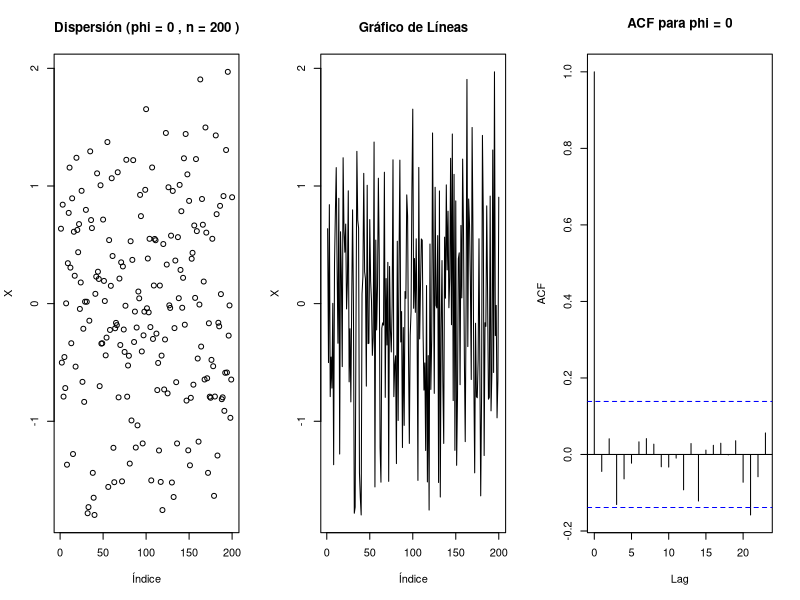
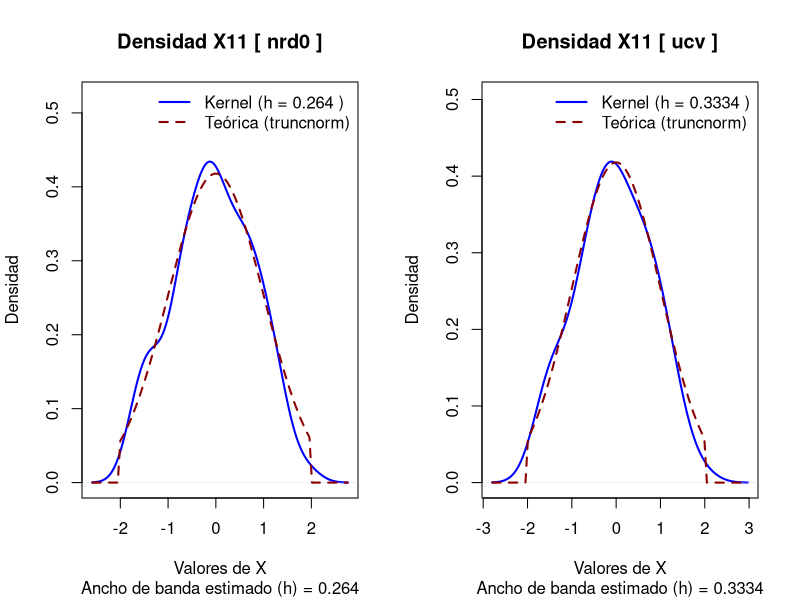
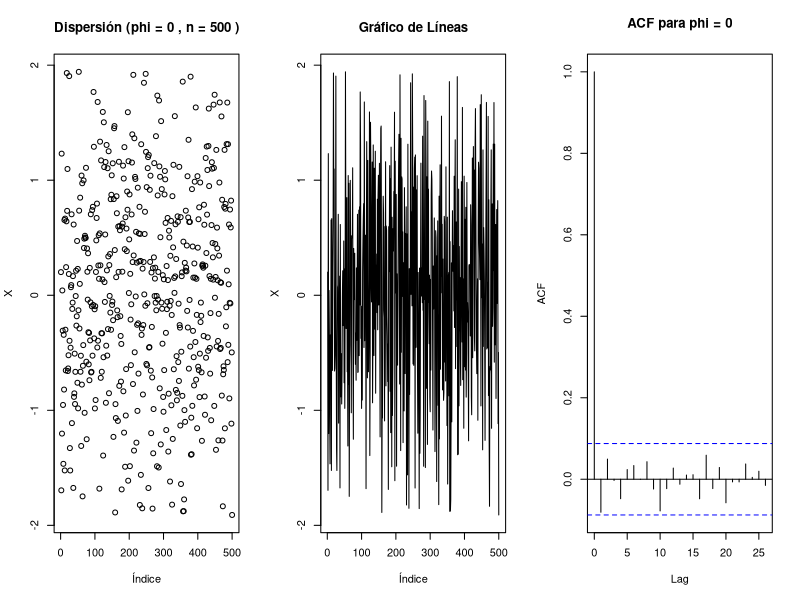
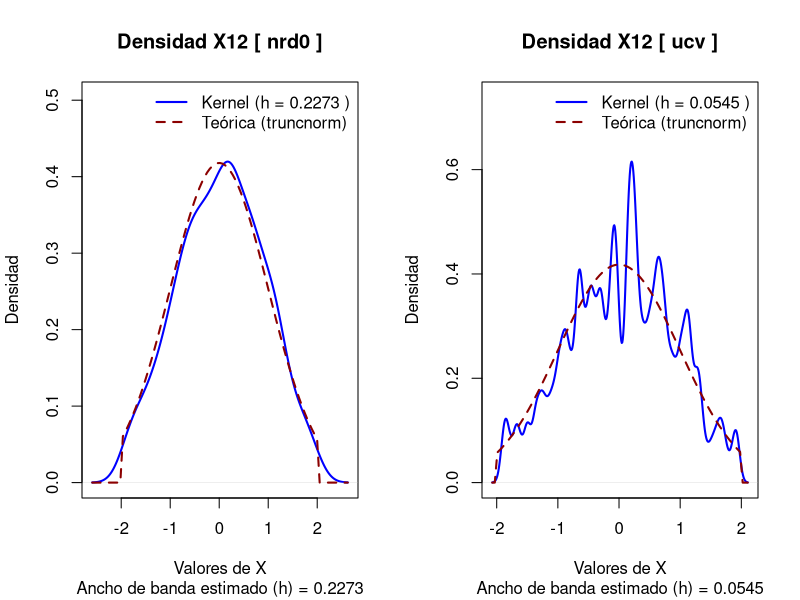
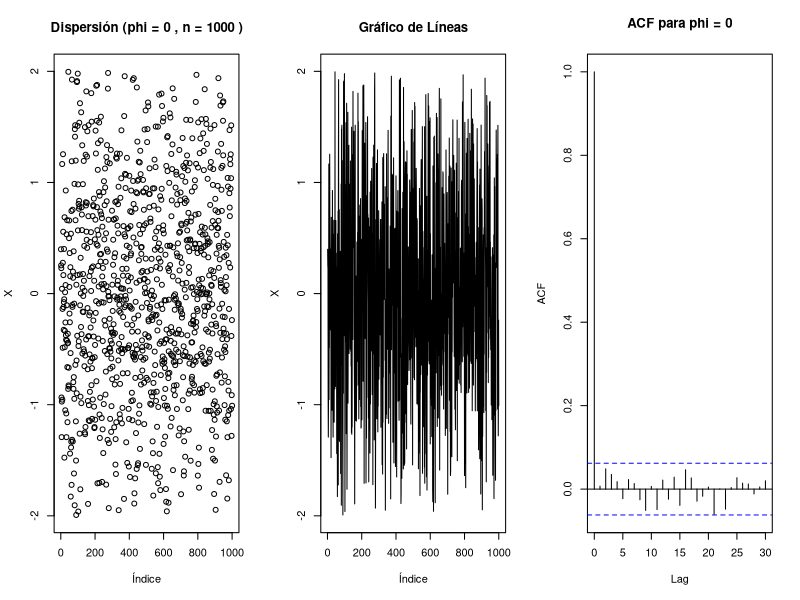
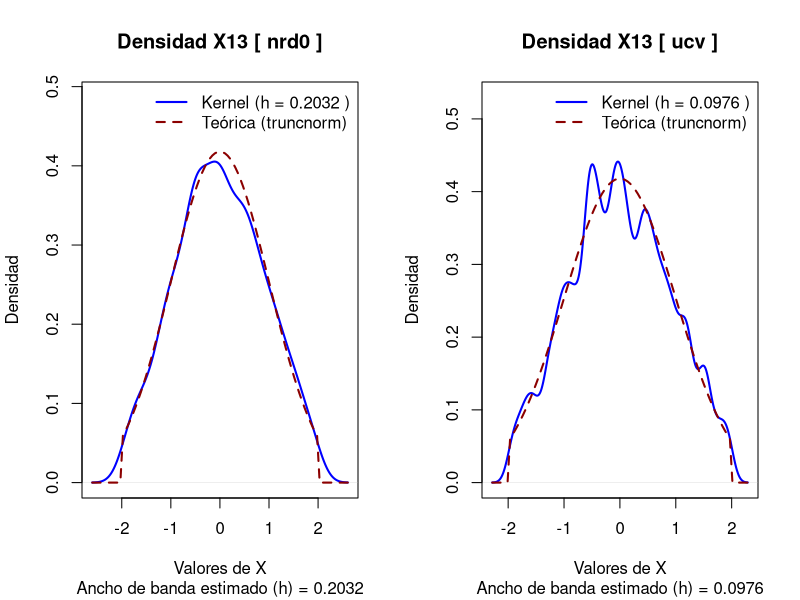
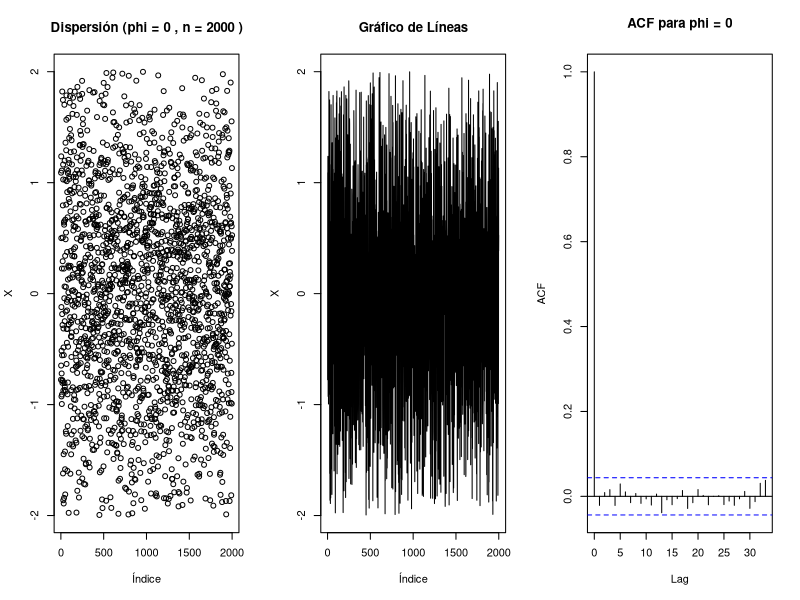
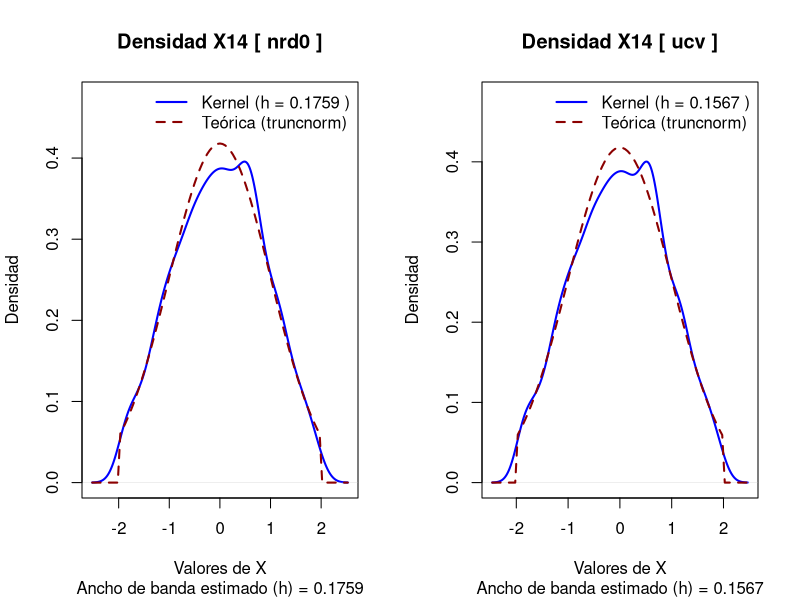

Reproduce these figures in R, in order.
# ==============================================================================
# TÍTULO: Simulación de Procesos AR(1) con Distribución Normal Truncada y 
#         Comparación de Estimadores de Densidad Kernel (nrd0 vs. ucv)
#
# DESCRIPCIÓN: Este script genera series temporales con dependencia lineal AR(1)
#              transformadas a una distribución Normal Truncada mediante el 
#              método de la transformada inversa. Posteriormente, evalúa el
#              impacto del tamaño muestral (n) y el parámetro de persistencia (phi)
#              en la estimación de la densidad, comparando dos métodos de 
#              ancho de banda (h) frente a la densidad teórica real.
#
# AUTOR: [Sebastian Zabala]
# FECHA: Julio, 2026
# ==============================================================================

# ==============================================================================
# 1. PAQUETES Y CONFIGURACIÓN
# ==============================================================================
# Instala el paquete si no lo tienes: install.packages("truncnorm")
library(truncnorm)

# ==============================================================================
# 2. FUNCIÓN DE SIMULACIÓN (Normal Truncada Dependiente AR(1))
# ==============================================================================
gnormtrunc_dep <- function(nsim, phi, a, b, m, de) {
  # Generacion de AR(1)
  if (phi == 0) {
    Z <- rnorm(nsim) # Si phi es 0, es simplemente ruido blanco estandar
  } else {
    Z <- arima.sim(list(ar=phi), n=nsim) 
  }
  
  # Calculamos la varianza teórica del proceso AR(1)
  sd_Z <- if (phi == 0) 1 else sqrt(1 / (1 - phi^2))
  
  # Generar variables uniformes
  U <- pnorm(Z, mean=0, sd=sd_Z)
  
  # Soporte para la normal truncada, dependiente.
  F_a <- pnorm(a, mean = m, sd = de)
  F_b <- pnorm(b, mean = m, sd = de)
  p <- F_b - F_a
  
  # Inversa de la función de distribución (qnorm) ajustada a la escala
  X = qnorm(p * U + F_a, mean=m, sd=de)
  
  par(mfrow=c(1,3))
  # Gráficos internos solicitados de la serie
  plot(seq(1, nsim, 1), X, xlab="Índice", ylab="X", main=paste("Dispersión (phi =", phi, ", n =", nsim, ")"))
  plot(X, type = "l", xlab="Índice", ylab="X", main="Gráfico de Líneas")
  acf(X, main=paste("ACF para phi =", phi))
  par(mfrow=c(1,1))
  return(X)
}

# ==============================================================================
# 3. FUNCIÓN ASISTENTE PARA SOBREPONER DENSIDADES
# ==============================================================================
graficar_densidades_trunc <- function(X, bw_metodo, a, b, m, de, titulo = "") {
  # 1. Calcular estimación de densidad kernel
  est_dens <- density(X, bw = bw_metodo)
  
  # 2. Extraer el valor numérico de h (ancho de banda) redondeado a 4 decimales
  h_estimado <- round(est_dens$bw, 4)
  
  # 3. Graficar la estimación del Kernel incluyendo el valor de h en el título
  plot(est_dens, 
       main = paste("Densidad", titulo, "[", bw_metodo, "]"), 
       sub = paste("Ancho de banda estimado (h) =", h_estimado), # <- Esto lo muestra abajo
       col = "blue", lwd = 2, ylim = c(0, max(est_dens$y) * 1.2),
       xlab = "Valores de X", ylab = "Densidad")
  
  # 4. Sobreponer la teórica usando el paquete truncnorm
  curve(dtruncnorm(x, a = a, b = b, mean = m, sd = de), 
        col = "darkred", lwd = 2, lty = 2, add = TRUE)
  
  # 5. Leyenda explicativa enriquecida con el valor de h
  legend("topright", 
         legend = c(paste("Kernel (h =", h_estimado, ")"), "Teórica (truncnorm)"), 
         col = c("blue", "darkred"), lty = c(1, 2), lwd = 2, bty = "n")
  
 
}

# ==============================================================================
# 4. EJECUCIÓN DE SIMULACIONES Y GRÁFICOS DE COMPARACIÓN
# ==============================================================================

# ------------------------------------------------------------------------------
# Bloque 1: Simulaciones con phi = 0 y normal truncada (0,1) en (-2,2)
# ------------------------------------------------------------------------------
X11 <- gnormtrunc_dep(nsim = 200, phi= 0, a = -2, b = 2, m = 0, de = 1)
par(mfrow=c(1,2))
graficar_densidades_trunc(X11, "nrd0", a = -2, b = 2, m = 0, de = 1, titulo = "X11")
graficar_densidades_trunc(X11, "ucv",  a = -2, b = 2, m = 0, de = 1, titulo = "X11")
# Aviso: In bw.ucv(x) : minimum occurred at one end of the range
# boxplot(X11, main = "Búsqueda de Outliers", horizontal = TRUE, col = "lightgray")

X12 <- gnormtrunc_dep(nsim = 500, phi= 0, a = -2, b = 2, m = 0, de = 1)
par(mfrow=c(1,2))
graficar_densidades_trunc(X12, "nrd0", a = -2, b = 2, m = 0, de = 1, titulo = "X12")
graficar_densidades_trunc(X12, "ucv",  a = -2, b = 2, m = 0, de = 1, titulo = "X12")
# Aviso: In bw.ucv(x) : minimum occurred at one end of the range
# boxplot(X12, main = "Búsqueda de Outliers", horizontal = TRUE, col = "lightgray")

X13 <- gnormtrunc_dep(nsim = 1000, phi= 0, a = -2, b = 2, m = 0, de = 1)
par(mfrow=c(1,2))
graficar_densidades_trunc(X13, "nrd0", a = -2, b = 2, m = 0, de = 1, titulo = "X13")
graficar_densidades_trunc(X13, "ucv",  a = -2, b = 2, m = 0, de = 1, titulo = "X13")
# boxplot(X13, main = "Búsqueda de Outliers", horizontal = TRUE, col = "lightgray")

X14 <- gnormtrunc_dep(nsim = 2000, phi= 0, a = -2, b = 2, m = 0, de = 1)
par(mfrow=c(1,2))
graficar_densidades_trunc(X14, "nrd0", a = -2, b = 2, m = 0, de = 1, titulo = "X14")
graficar_densidades_trunc(X14, "ucv",  a = -2, b = 2, m = 0, de = 1, titulo = "X14")
# Aviso: In bw.ucv(x) : minimum occurred at one end of the range
# boxplot(X14, main = "Búsqueda de Outliers", horizontal = TRUE, col = "lightgray")

# ------------------------------------------------------------------------------
# Bloque 2: Simulaciones con phi = 0.5 y normal truncada (0,1) en (-2,2)
# ------------------------------------------------------------------------------
X21 <- gnormtrunc_dep(nsim = 200, phi= 0.5, a = -2, b = 2, m = 0, de = 1)
par(mfrow=c(1,2))
graficar_densidades_trunc(X21, "nrd0", a = -2, b = 2, m = 0, de = 1, titulo = "X21")
graficar_densidades_trunc(X21, "ucv",  a = -2, b = 2, m = 0, de = 1, titulo = "X21")
# Aviso: In bw.ucv(x) : minimum occurred at one end of the range
# boxplot(X21, main = "Búsqueda de Outliers", horizontal = TRUE, col = "lightgray")

X22 <- gnormtrunc_dep(nsim = 500, phi= 0.5, a = -2, b = 2, m = 0, de = 1)
par(mfrow=c(1,2))
graficar_densidades_trunc(X22, "nrd0", a = -2, b = 2, m = 0, de = 1, titulo = "X22")
graficar_densidades_trunc(X22, "ucv",  a = -2, b = 2, m = 0, de = 1, titulo = "X22")
# Aviso: In bw.ucv(x) : minimum occurred at one end of the range
# boxplot(X22, main = "Búsqueda de Outliers", horizontal = TRUE, col = "lightgray")

X23 <- gnormtrunc_dep(nsim = 1000, phi= 0.5, a = -2, b = 2, m = 0, de = 1)
par(mfrow=c(1,2))
graficar_densidades_trunc(X23, "nrd0", a = -2, b = 2, m = 0, de = 1, titulo = "X23")
graficar_densidades_trunc(X23, "ucv",  a = -2, b = 2, m = 0, de = 1, titulo = "X23")

X24 <- gnormtrunc_dep(nsim = 2000, phi= 0.5, a = -2, b = 2, m = 0, de = 1)
par(mfrow=c(1,2))
graficar_densidades_trunc(X24, "nrd0", a = -2, b = 2, m = 0, de = 1, titulo = "X24")
graficar_densidades_trunc(X24, "ucv",  a = -2, b = 2, m = 0, de = 1, titulo = "X24") 
# Aviso: In bw.ucv(x) : minimum occurred at one end of the range
# boxplot(X24, main = "Búsqueda de Outliers", horizontal = TRUE, col = "lightgray")

# ------------------------------------------------------------------------------
# Bloque 3: Simulaciones con phi = 0.9 y normal truncada (0,1) en (-2,2)
# ------------------------------------------------------------------------------
X31 <- gnormtrunc_dep(nsim = 200, phi= 0.9, a = -2, b = 2, m = 0, de = 1)
par(mfrow=c(1,2))
graficar_densidades_trunc(X31, "nrd0", a = -2, b = 2, m = 0, de = 1, titulo = "X31")
graficar_densidades_trunc(X31, "ucv",  a = -2, b = 2, m = 0, de = 1, titulo = "X31")

X32 <- gnormtrunc_dep(nsim = 500, phi= 0.9, a = -2, b = 2, m = 0, de = 1)
par(mfrow=c(1,2))
graficar_densidades_trunc(X32, "nrd0", a = -2, b = 2, m = 0, de = 1, titulo = "X32")
graficar_densidades_trunc(X32, "ucv",  a = -2, b = 2, m = 0, de = 1, titulo = "X32")

X33 <- gnormtrunc_dep(nsim = 1000, phi= 0.9, a = -2, b = 2, m = 0, de = 1)
par(mfrow=c(1,2))
graficar_densidades_trunc(X33, "nrd0", a = -2, b = 2, m = 0, de = 1, titulo = "X33")
graficar_densidades_trunc(X33, "ucv",  a = -2, b = 2, m = 0, de = 1, titulo = "X33")

X34 <- gnormtrunc_dep(nsim = 2000, phi= 0.9, a = -2, b = 2, m = 0, de = 1)
par(mfrow=c(1,2))
graficar_densidades_trunc(X34, "nrd0", a = -2, b = 2, m = 0, de = 1, titulo = "X34")
graficar_densidades_trunc(X34, "ucv",  a = -2, b = 2, m = 0, de = 1, titulo = "X34")

# # Simulaciones con phi = 0 y normal truncada (0,1) en (-2,2)

X11 <- gnormtrunc_dep(nsim = 200, phi= 0, a = -2, b = 2, m = 0, de = 1)

# Estimaciones
dsilX11 <- density(X11, bw = "nrd0"); plot(dsilX11);
dcvX11 <- density(X11, bw = "ucv"); plot(dcvX11)

X12 <- gnormtrunc_dep(nsim = 500, phi= 0, a = -2, b = 2, m = 0, de = 1)

# Estimaciones
dsilX12 <- density(X12, bw = "nrd0"); plot(dsilX12)
dcvX12 <- density(X12, bw = "ucv"); plot(dcvX12)

X13 <- gnormtrunc_dep(nsim = 1000, phi= 0, a = -2, b = 2, m = 0, de = 1)
# Estimaciones
dsilX13 <- density(X13, bw = "nrd0"); plot(dsilX13)
dcvX13 <- density(X13, bw = "ucv"); plot(dcvX13)

X14 <- gnormtrunc_dep(nsim = 2000, phi= 0, a = -2, b = 2, m = 0, de = 1)
# Estimaciones
dsilX14 <- density(X14, bw = "nrd0"); plot(dsilX14)
dcvX14 <- density(X14, bw = "ucv"); plot(dcvX14)

# Simulaciones con phi = 0.5 y normal truncada (0,1) en (-2,2)
X21 <- gnormtrunc_dep(nsim = 200, phi= 0.5, a = -2, b = 2, m = 0, de = 1)
# Estimaciones
dsilX21 <- density(X21, bw = "nrd0"); plot(dsilX21)
dcvX21 <- density(X21, bw = "ucv"); plot(dcvX21)

X22 <- gnormtrunc_dep(nsim = 500, phi= 0.5, a = -2, b = 2, m = 0, de = 1)
# Estimaciones
dsilX22 <- density(X22, bw = "nrd0"); plot(dsilX22)
dcvX22 <- density(X22, bw = "ucv"); plot(dcvX22)

X23 <- gnormtrunc_dep(nsim = 1000, phi= 0.5, a = -2, b = 2, m = 0, de = 1)
# Estimaciones
dsilX23 <- density(X23, bw = "nrd0"); plot(dsilX23)
dcvX23 <- density(X23, bw = "ucv"); plot(dcvX23)

X24 <- gnormtrunc_dep(nsim = 2000, phi= 0.5, a = -2, b = 2, m = 0, de = 1)
# Estimaciones
dsilX24 <- density(X24, bw = "nrd0"); plot(dsilX24)
dcvX24 <- density(X24, bw = "ucv"); plot(dcvX24)

# Simulaciones con phi = 0.9 y normal truncada (0,1) en (-2,2)

X31 <- gnormtrunc_dep(nsim = 200, phi= 0.9, a = -2, b = 2, m = 0, de = 1)
# Estimaciones
dsilX31 <- density(X31, bw = "nrd0"); plot(dsilX31)
dcvX31 <- density(X31, bw = "ucv"); plot(dcvX31)

X32 <- gnormtrunc_dep(nsim = 500, phi= 0.9, a = -2, b = 2, m = 0, de = 1)
# Estimaciones
dsilX32 <- density(X32, bw = "nrd0"); plot(dsilX32)
dcvX32 <- density(X32, bw = "ucv"); plot(dcvX32)

X33 <- gnormtrunc_dep(nsim = 1000, phi= 0.9, a = -2, b = 2, m = 0, de = 1)
# Estimaciones
dsilX33 <- density(X33, bw = "nrd0"); plot(dsilX33)
dcvX33 <- density(X33, bw = "ucv"); plot(dcvX33)

X34 <- gnormtrunc_dep(nsim = 2000, phi= 0.9, a = -2, b = 2, m = 0, de = 1)
# Estimaciones
dsilX34 <- density(X34, bw = "nrd0"); plot(dsilX34)
dcvX34 <- density(X34, bw = "ucv"); plot(dcvX34)
